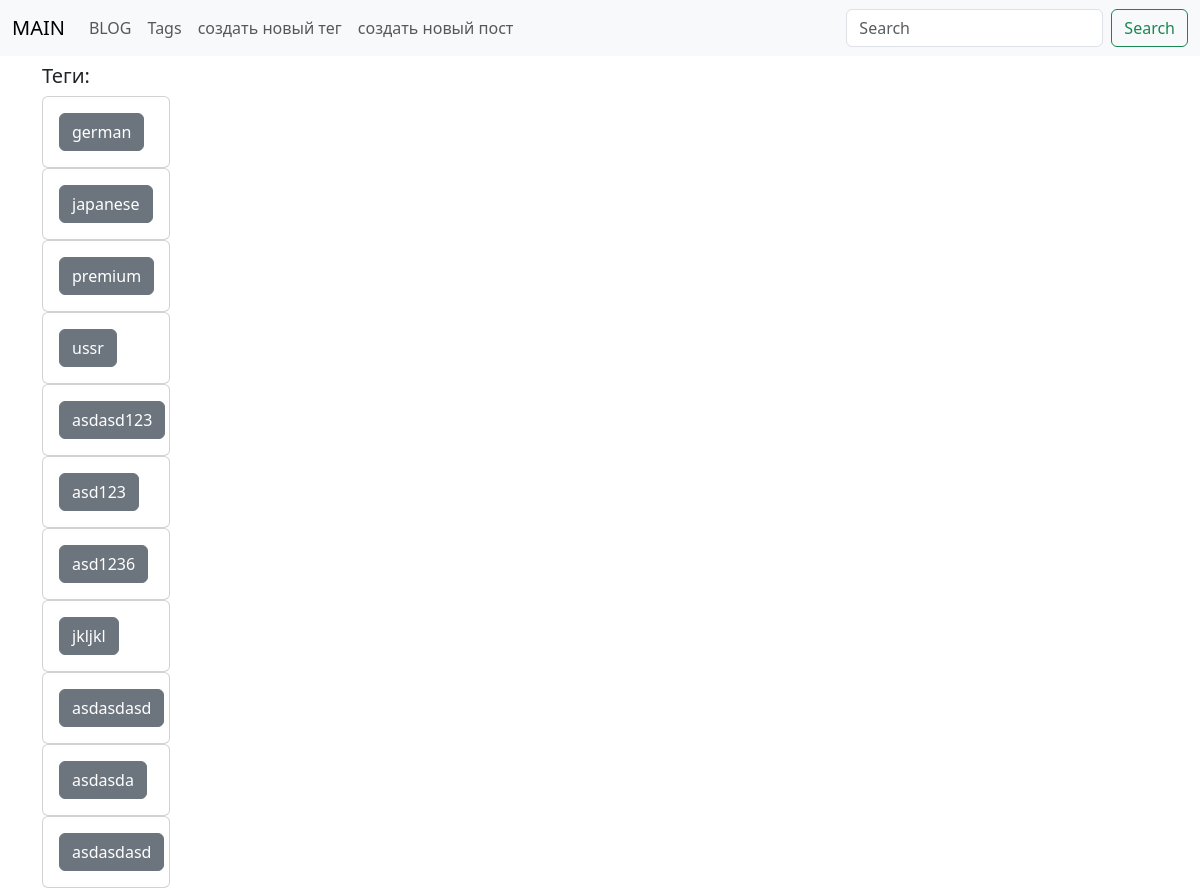
The page /blog/tags/ on the database as committed earlier.
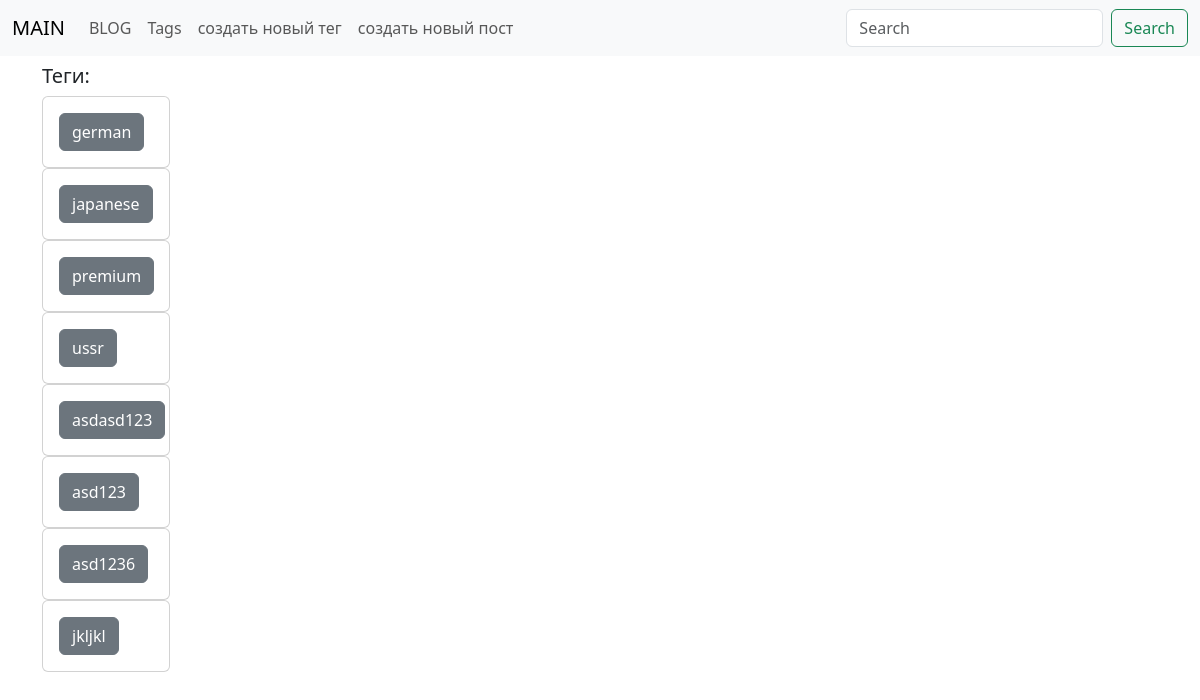
The same page on the database as committed later.
### blog/models.py (models this page shows, shortened)
class Tag(models.Model):
    title = models.CharField(max_length=50, db_index=True)
    slug = models.SlugField(max_length=50, unique=True)
    """
    get_absolute_url возвращает полный URL адрес до экземпляра.
    название
    """
    def get_absolute_url(self):
        return reverse('tag_detail_url', kwargs={'slug': self.slug})
    def __str__(self):
        return f'{self.title}'

### blog/views.py (the view)
# urls.py: path('tags/', tags_list, name='tags_list_url'),
def tags_list(request):
    tags = Tag.objects.all()
    return render(request, 'blog/tag/tags_list.html', context={'tags': tags})

### blog/templates/blog/tag/tags_list.html (shortened to what this page needs)
{% extends 'blog/base_blog.html' %}
{% block content %}
    <h5>Теги:</h5>
    {% for tag in tags %}
        <div class="post">
            <div class="card" style="width: 8rem;">
                <div class="card-body">
                    <a class="btn btn-secondary" href="{{ tag.get_absolute_url }}" role="button">{{ tag }}</a>
                </div>
            </div>
        </div>
    {% endfor %}
{% endblock %}

### blog/templates/blog/base_blog.html
{% extends 'base.html' %}

### templates/base.html (shortened to what this page needs)
<!doctype html>
<html lang="ru">
<head>
    <link href="https://cdn.jsdelivr.net/npm/bootstrap@5.3.0/dist/css/bootstrap.min.css" rel="stylesheet"
>
</head>
<body>
<nav class="navbar navbar-expand-lg bg-light">
    <div class="container-fluid">
        <a class="navbar-brand" href="{% url 'main_page_url' %}">MAIN</a>
        <div class="collapse navbar-collapse" id="navbarSupportedContent">
            <ul class="navbar-nav me-auto mb-2 mb-lg-0">
                <li class="nav-item">
                    <a class="nav-link" href="{% url 'posts_list_url' %}">BLOG</a>
                </li>
                <li class="nav-item">
                    <a class="nav-link" href="{% url 'tags_list_url' %}">Tags</a>
                </li>
                <li class="nav-item">
                    <a class="nav-link" href="{% url 'tag_create_url' %}">создать новый тег</a>
                </li>
                   <a class="nav-link" href="{% url 'post_create_url' %}">создать новый пост</a>
            </ul>
            <form class="d-flex" role="search">
                <input class="form-control me-2" type="search" placeholder="Search" aria-label="Search">
                <button class="btn btn-outline-success" type="submit">Search</button>
            </form>
        </div>
    </div>
</nav>
<div class="container">
    <div class="row">
        {% block content %}
        {% endblock %}
    </div>
</div>
</body>
</html>

Rows that differ between the two databases and show on the page:
removed Tag: title "asdasdasd"
removed Tag: title "asdasda"
removed Tag: title "asdasdasd"
